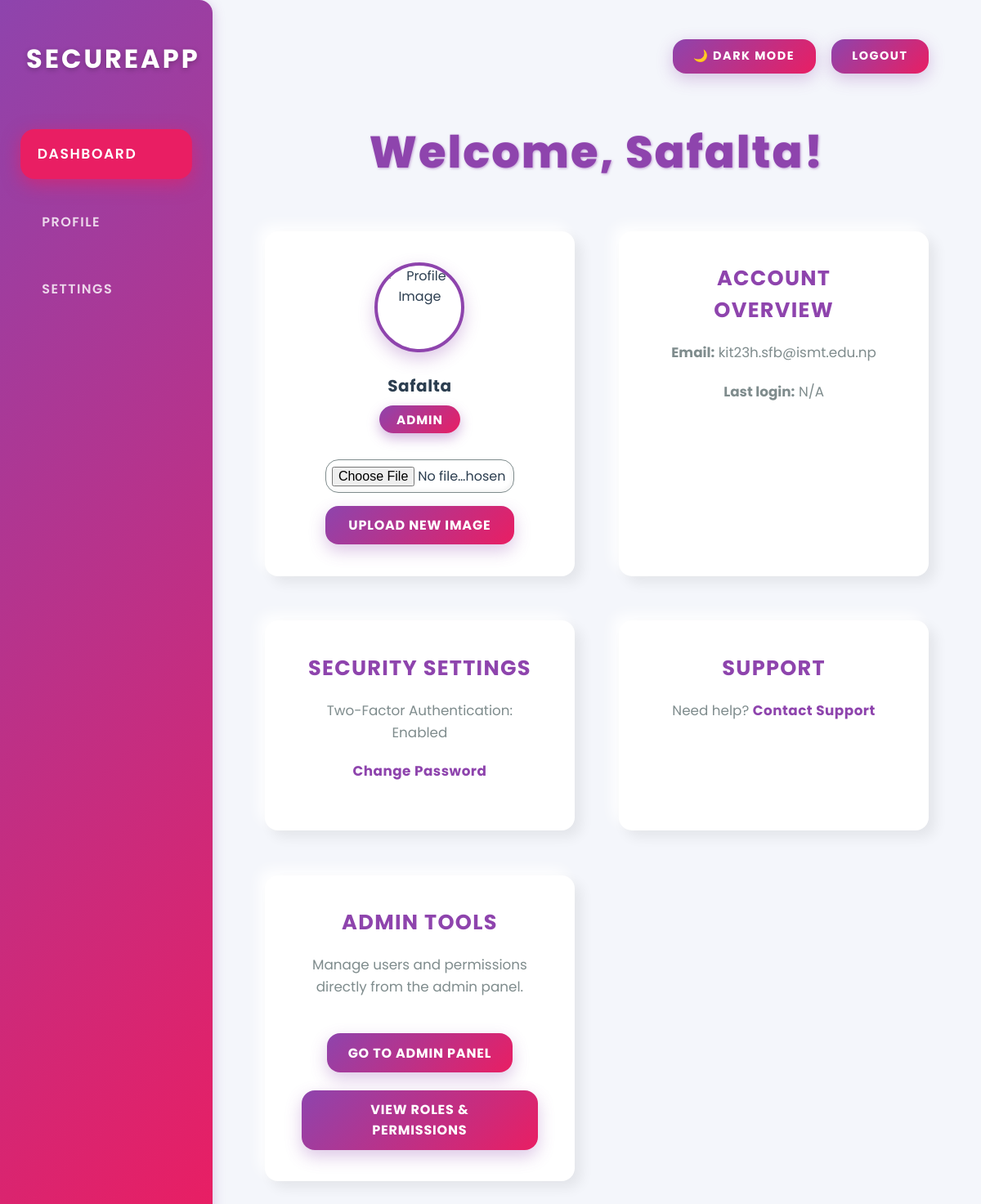
The app's page /dashboard (signed in) with its own data.
### tables this page shows
CREATE TABLE users (
            id INTEGER PRIMARY KEY AUTOINCREMENT,
            username TEXT UNIQUE NOT NULL,
            email TEXT UNIQUE NOT NULL,
            password_hash TEXT NOT NULL,
            otp_secret TEXT NOT NULL,
            last_password_change TIMESTAMP DEFAULT CURRENT_TIMESTAMP,
            previous_password_hash TEXT,
            previous_password_hash2 TEXT,
            previous_password_hash3 TEXT,
            reset_token TEXT,
            reset_token_expiry TIMESTAMP,
            email_verified INTEGER DEFAULT 0,
            verification_token TEXT,
            verification_token_expiry TIMESTAMP,
            failed_login_attempts INTEGER DEFAULT 0,
            lockout_time TIMESTAMP,
            last_login DATETIME,
            role TEXT DEFAULT 'user',
            is_enabled INTEGER DEFAULT 1,
            profile_image TEXT DEFAULT NULL
        );

### app.py (the view, shortened to what this page needs)
@app.route('/dashboard', methods=['GET', 'POST'])
def dashboard():
    if 'user' not in session:
        return redirect(url_for('login'))
    db = get_db()
    user = db.execute('SELECT * FROM users WHERE username = ?', (session['user'],)).fetchone()
    if not user:
        flash("User not found.", "error")
        return redirect(url_for('login'))
    session['role'] = user['role']
    profile_image = user['profile_image'] if user['profile_image'] else 'default.png'
    last_login_row = db.execute(
        "SELECT timestamp FROM audit_logs WHERE username = ? AND event = 'login_2fa_success' ORDER BY timestamp DESC LIMIT 1",
        (session['user'],)
    ).fetchone()
    last_login = last_login_row['timestamp'] if last_login_row else None
    return render_template('dashboard.html',
                           user=user,
                           username=user['username'],
                           profile_image=profile_image,
                           last_login=last_login,
                           role=user['role'])

### app.py (called while the page is built)
def get_db():
    conn = sqlite3.connect(DB_FILE)
    conn.row_factory = sqlite3.Row
    return conn

@login_manager.user_loader
def load_user(user_id):
    db = get_db()
    row = db.execute('SELECT * FROM users WHERE id = ?', (user_id,)).fetchone()
    return User(row) if row else None

@app.context_processor
def inject_permissions():
    role_permissions = {
        'admin': ['manage_users', 'edit_posts', 'delete_posts', 'change_roles', 'enable_disable_users'],
        'moderator': ['edit_posts'],
        'user': []
    }
    user_role = session.get('role', 'user')
    return dict(role_permissions=role_permissions, user_role=user_role)

### templates/dashboard.html (shortened to what this page needs)
<!DOCTYPE html>
<html lang="en" >
<head>
</head>
<body>
  <aside class="sidebar">
    <h2>SecureApp</h2>
    <a href="#" class="nav-link active">Dashboard</a>
    <a href="#" class="nav-link">Profile</a>
    <a href="#" class="nav-link">Settings</a>
  </aside>
  <main class="main-content">
    <div class="topbar">
      <button id="darkModeToggle" class="dark-mode-toggle" aria-label="Toggle dark mode">🌙 Dark Mode</button>
      <form action="{{ url_for('logout') }}" method="POST" style="margin:0;">
        <button class="logout-btn" aria-label="Logout">Logout</button>
      </form>
    </div>
    <section class="welcome-section" aria-label="Welcome message">
      <h1>Welcome, {{ user['username'] }}!</h1>
    </section>
    <section class="dashboard" aria-label="Dashboard cards">
      <article class="card profile-info" aria-label="Profile information">
        <img src="{{ url_for('static', filename='profile_images/' + profile_image) }}"
             alt="Profile Image"
             onerror="this.onerror=null;this.src='{{ url_for('static', filename='profile_images/default.png') }}';" />
        <div>{{ user['username'] }}</div>
        <div><span class="badge">{{ role|capitalize }}</span></div>
        <form class="upload-form" method="POST" enctype="multipart/form-data" aria-label="Upload new profile image">
          <input type="file" name="profile_image" accept=".png,.jpg,.jpeg" required />
          <button type="submit">Upload New Image</button>
        </form>
      </article>
      <article class="card" aria-label="Account overview">
        <h3>Account Overview</h3>
        <p><strong>Email:</strong> {{ user['email'] }}</p>
        <p><strong>Last login:</strong> {{ last_login or 'N/A' }}</p>
      </article>
      <article class="card" aria-label="Security settings">
        <h3>Security Settings</h3>
        <p>Two-Factor Authentication: {{ 'Enabled' if user['otp_secret'] else 'Disabled' }}</p>
        <p><a href="{{ url_for('change_password') }}">Change Password</a></p>
      </article>
      <article class="card" aria-label="Support information">
        <h3>Support</h3>
        <p>Need help? <a href="mailto:support@secureapp.com">Contact Support</a></p>
      </article>
      {% if role == 'admin' %}
      <article class="card" aria-label="Admin tools">
        <h3>Admin Tools</h3>
        <p>Manage users and permissions directly from the admin panel.</p>
        <a href="{{ url_for('manage_users') }}" class="button-link">Go to Admin Panel</a>
        <a href="{{ url_for('view_roles') }}" class="button-link">View Roles & Permissions</a>
      </article>
      {% endif %}
    </section>
  </main>
</body>
</html>

### records on screen
users: username "Safalta", role "ADMIN", email "kit23h.sfb@ismt.edu.np", otp_secret "Enabled"

### other values on screen
{{ last_login or 'N/A' }} "N/A"
